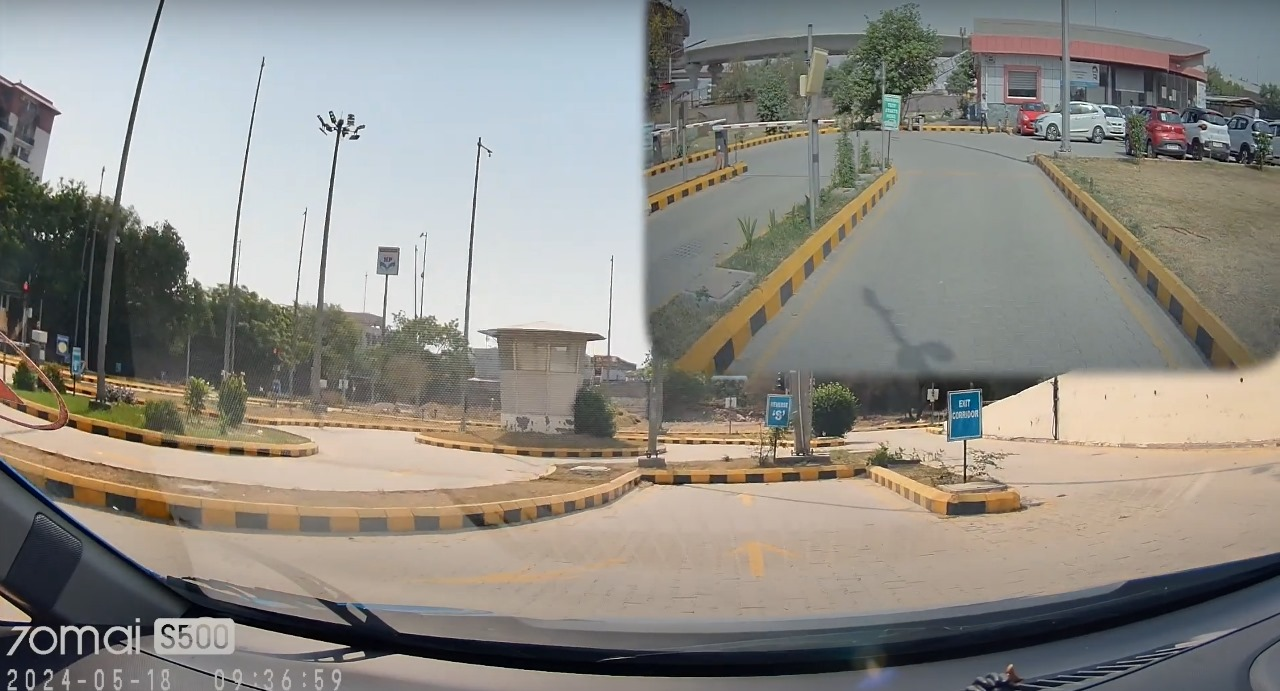
#> input picture WhatsApp Image 2024-12-07 at 20.08.27_1ee396dd.jpg, 1280 x 691 px, given in place of t.mp4, which was not available
$ python 'driving test.py'
#> lines starting #> are read from the running program, lines starting #| are printed output that depends on the picture; after the words box and inside, x2 and y2 are one past the last pixel; in counts of white or black regions, pixels touching at a corner belong together; pictures that were not available may be replaced by others from this repository, and a replacement may not be noted
#> in process_video, frame is the input picture: shape (691, 1280, 3); mean B, G, R 133.6, 140.2, 143.2
import cv2
import numpy as np

def detect_lines(frame):
    gray = cv2.cvtColor(frame, cv2.COLOR_BGR2GRAY)
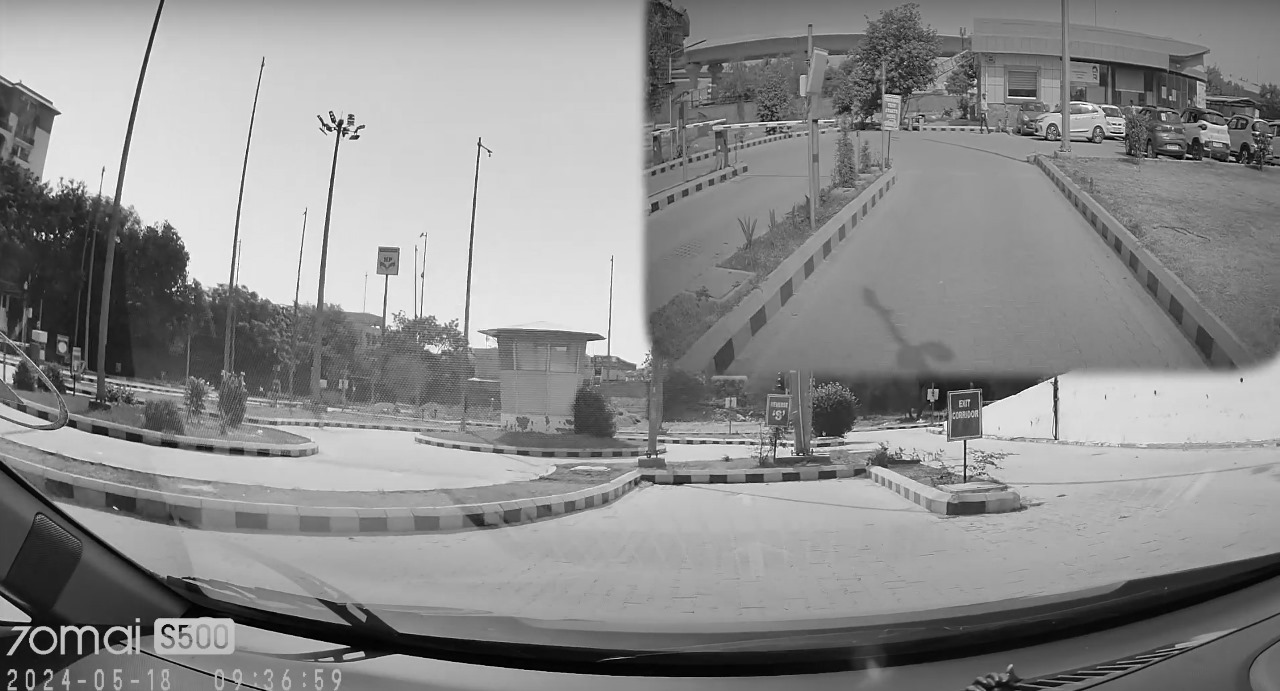
#> gray: shape (691, 1280); min 0, max 255, mean 140.4
    edges = cv2.Canny(gray, 50, 150, apertureSize=3)
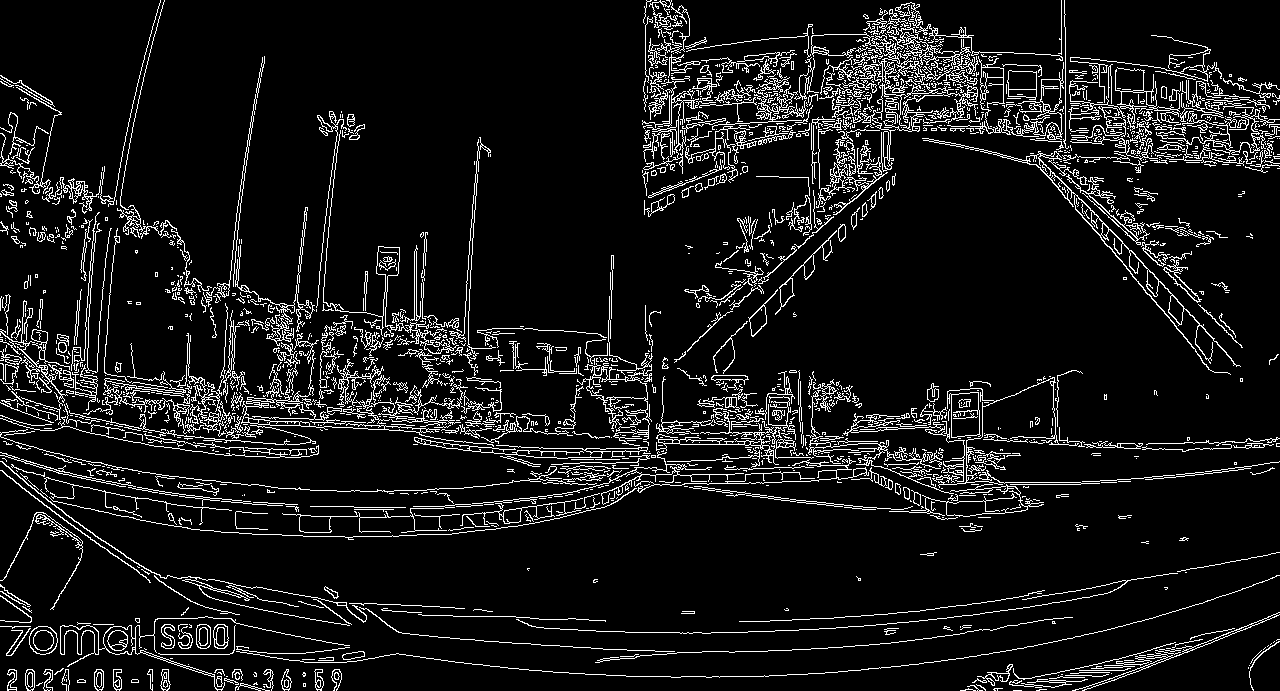
#> edges: shape (691, 1280); 8.7% white in thin lines or dots
    lines = cv2.HoughLinesP(edges, 1, np.pi / 180, threshold=100, minLineLength=100, maxLineGap=10)
#> lines = 105 rows, first 6: [194, 416, 475, 431], [167, 411, 385, 423], [327, 410, 452, 420], [195, 394, 326, 405], [170, 395, 285, 403], [107, 374, 246, 389]
    return lines


def is_line_crossed(lines, frame_height, frame_width):

    upper_left = (100, 100)
    lower_right = (frame_width - 100, frame_height - 100)

    middle_line_top = int(frame_height / 3)
    middle_line_bottom = int(2 * frame_height / 3)
    for line in lines:
        for x1, y1, x2, y2 in line:

            if (y1 < middle_line_top and y2 > middle_line_top) or (y1 > middle_line_top and y2 < middle_line_top):
                return True
            if (y1 < middle_line_bottom and y2 > middle_line_bottom) or (y1 > middle_line_bottom and y2 < middle_line_bottom):
                return True
    return False

def process_video(video_path):
    cap = cv2.VideoCapture(video_path)
    frame_count = 0
    line_crossed_count = 0

    while cap.isOpened():
        ret, frame = cap.read()
        if not ret:
            break

        frame_count += 1
        lines = detect_lines(frame)

        if lines is not None:
            if is_line_crossed(lines, frame.shape[0], frame.shape[1]):
#> the loop in is_line_crossed, `for line in lines:` made 8 passes
                line_crossed_count += 1

        # Optionally, display the frame with detected lines
        if lines is not None:
            for line in lines:
                for x1, y1, x2, y2 in line:
                    cv2.line(frame, (x1, y1), (x2, y2), (0, 255, 0), 2)
#> this loop made 105 passes
#> line on passes 1 to 12: [[194, 416, 475, 431]], [[167, 411, 385, 423]], [[327, 410, 452, 420]], [[195, 394, 326, 405]], [[170, 395, 285, 403]], [[107, 374, 246, 389]], [[166, 421, 367, 428]], [[703, 412, 898, 464]], [[776, 445, 942, 456]], [[259, 405, 455, 422]], [[760, 495, 948, 515]], [[339, 403, 449, 414]]
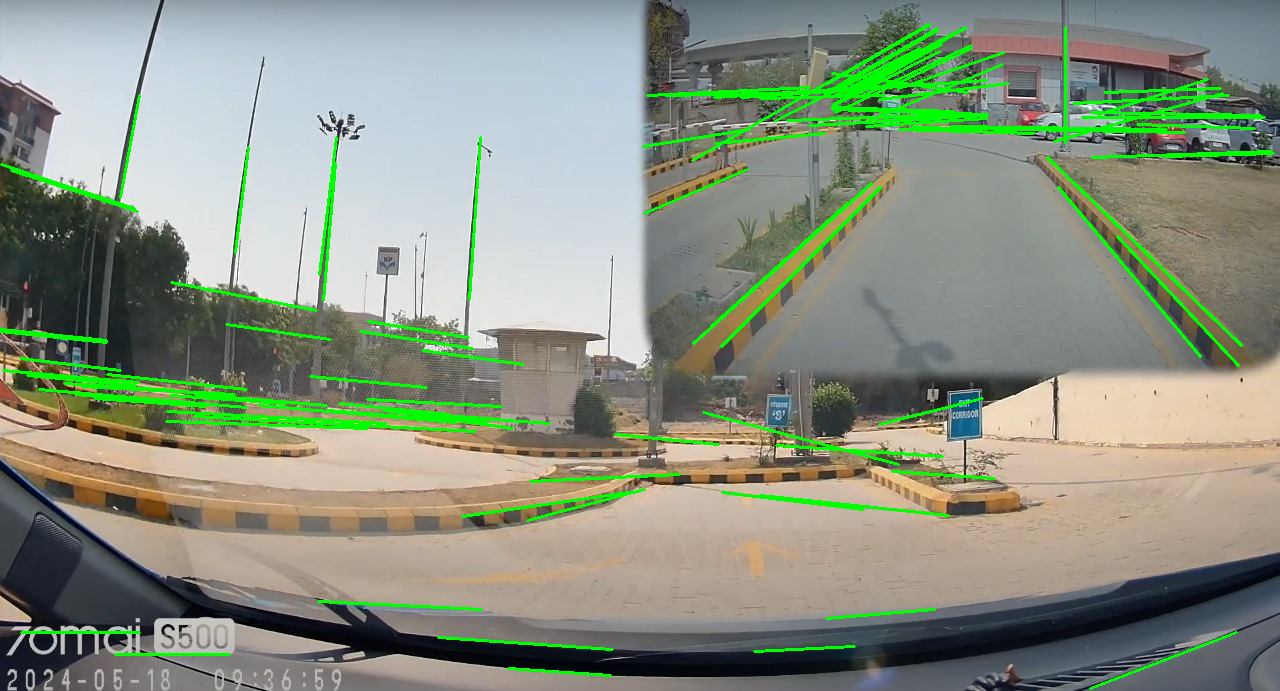
#> frame: shape (691, 1280, 3); 4.5% of pixels changed, all inside (x1, y1, x2, y2) = (0, 23, 1275, 690)

        cv2.imshow("Frame", frame)
        if cv2.waitKey(1) & 0xFF == ord('q'):
#> (key q is pressed here)
            break

    cap.release()
    cv2.destroyAllWindows()

    if line_crossed_count > 0:
        print("Test Result: Fail")
    else:
        print("Test Result: Pass")

if __name__ == "__main__":
    video_path = 't.mp4'
    process_video(video_path)
